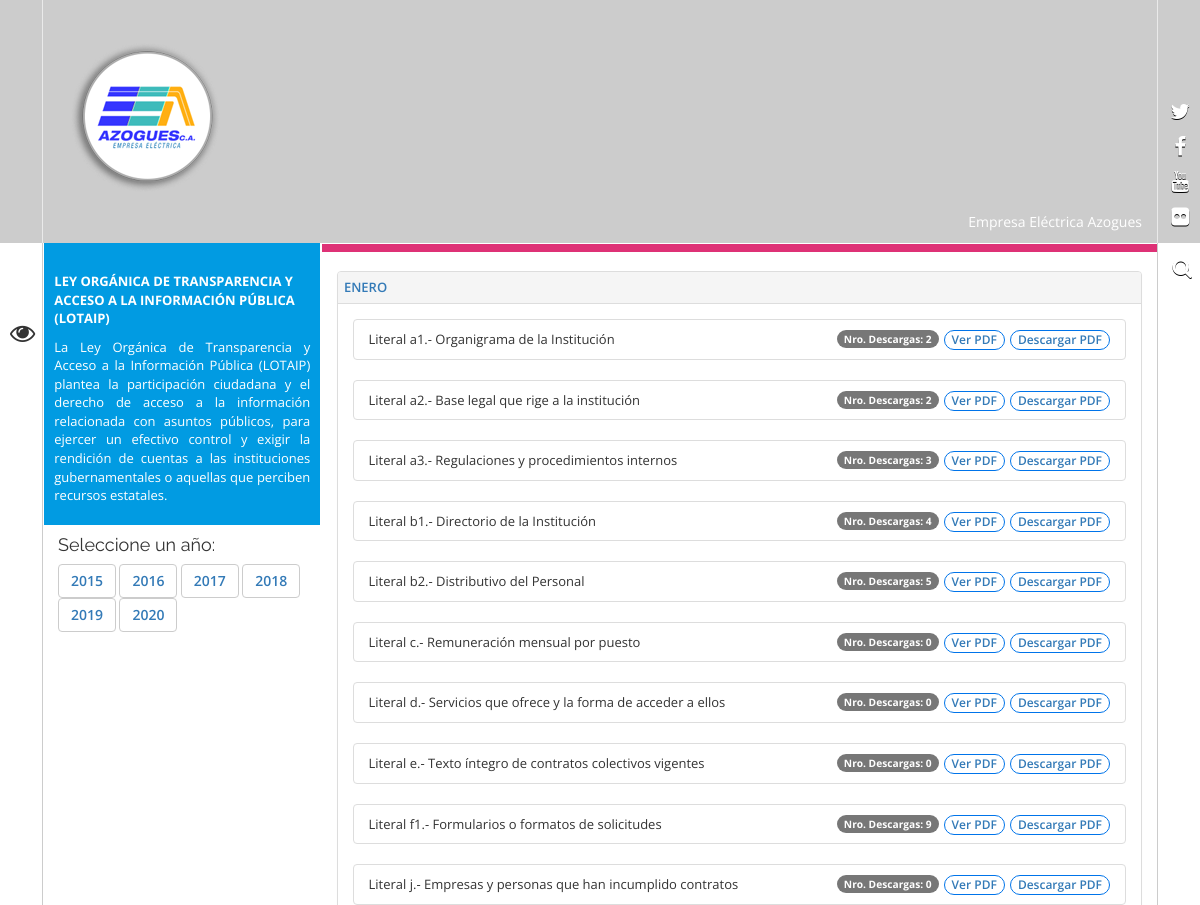
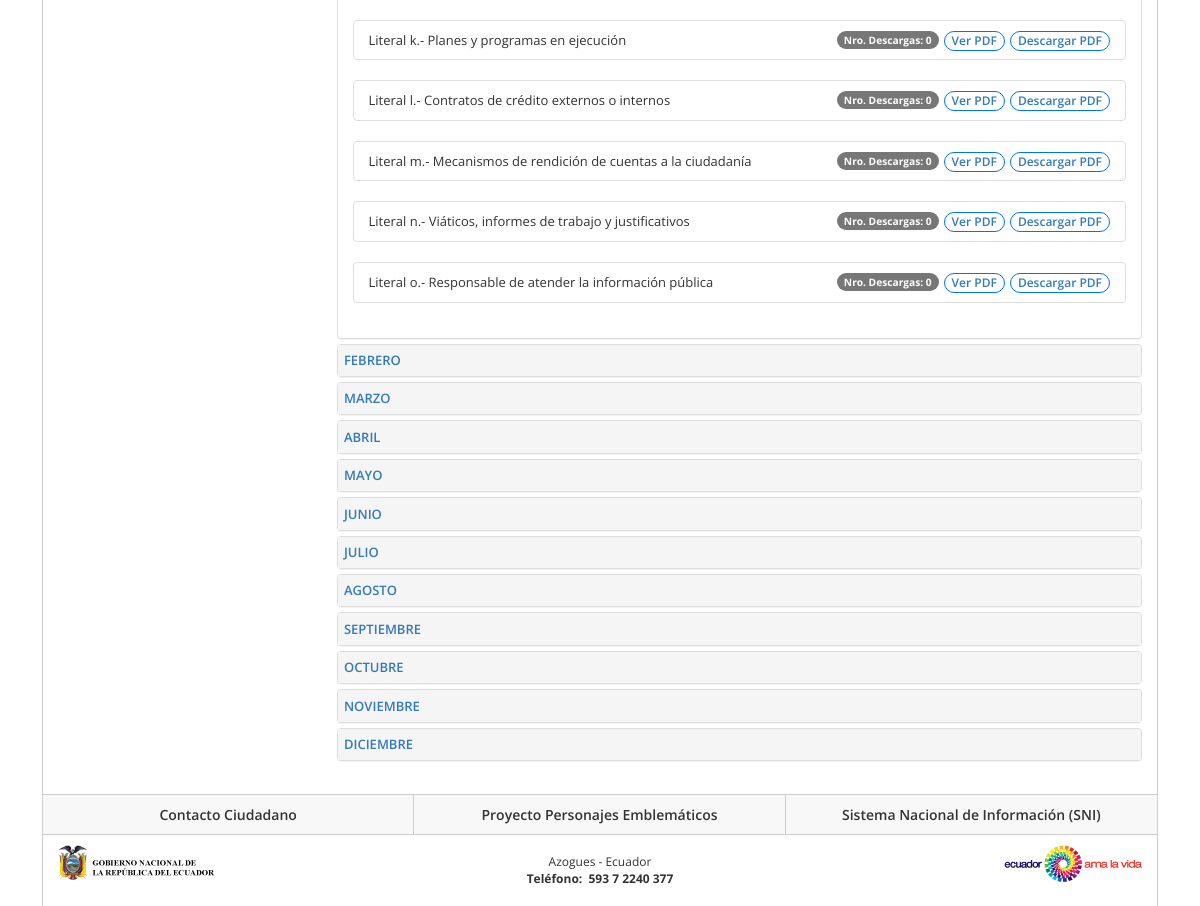
The app's page /transparencia_anio/1/ with its own data (2 pictures, top to bottom).
### appeea/models.py (models this page shows, shortened)
@python_2_unicode_compatible
class IndexGeneral(models.Model):
    id_indexgeneral = models.AutoField(primary_key=True)
    titulo = models.CharField(max_length=200)
    logo = models.ImageField(upload_to='logo')
    facebook = models.CharField(max_length=200)
    twitter = models.CharField(max_length=200)
    instagram = models.CharField(max_length=200)
    youtube = models.CharField(max_length=200)
    flikr = models.CharField(max_length=200)
    popup = models.ImageField(verbose_name="Suba la imagen del popup")
    popup_tiempo = models.IntegerField(verbose_name="Cerrar el popup despues de n segundos")
    popup_habilitar = models.BooleanField(verbose_name="Haga clic aquí para habilitar el popup")
    nombre_marcador = models.CharField(max_length=200, verbose_name="Nombre del marcador en el mapa")
    zoom = models.IntegerField(verbose_name="Zoom mapa")
    mapa = GeopositionField()
    piepagina = RichTextUploadingField(max_length=10000, verbose_name="Pie de página")
    class Meta:
        db_table = 'indexgeneral'
        verbose_name = 'Configuración básica del sitio'
        verbose_name_plural = 'Configuración básica del sitio'

@python_2_unicode_compatible
class Cabecera(models.Model):
    id_cabecera = models.AutoField(primary_key=True)
    paginas_select = (
        ('1', 'index'), ('2', 'institucion'), ('3', 'noticias'), ('4', 'transparencia'), ('5', 'noticia detalle'),
        ('6', 'detalle institución'))
    titulo = models.CharField(max_length=200)
    imagen = models.ImageField(upload_to='cabecera')
    referencia = models.CharField(max_length=150, choices=paginas_select)
    class Meta:
        db_table = 'cabecera'
        verbose_name = 'Cabecera'
        verbose_name_plural = 'Imagenes cabecera'

@python_2_unicode_compatible
class transparencia_ano(models.Model):
    id_transparenciaano = models.AutoField(primary_key=True)
    nombre_ano = models.CharField(max_length=50)
    contenido = RichTextUploadingField(max_length=3000)
    class Meta:
        db_table = 'transparencia_ano'
        verbose_name = 'Año de Transparencia'
        verbose_name_plural = 'Transparencia Lista de Años'

@python_2_unicode_compatible
class transparencia_mes(models.Model):
    id_transparenciames = models.AutoField(primary_key=True)
    nombre_mes = models.CharField(max_length=50)
    class Meta:
        db_table = 'transparencia_mes'
        verbose_name = 'Mes de Transparencia'
        verbose_name_plural = 'Transparencia Lista de Meses'

@python_2_unicode_compatible
class transparencia_documentos(models.Model):
    id_tags = models.AutoField(primary_key=True)
    nombre_documento = models.CharField(max_length=200)
    subir_documento = models.FileField(max_length=200)
    nro_descargas = models.IntegerField()
    id_transparenciaano = models.ForeignKey(transparencia_ano, models.DO_NOTHING, db_column='id_transparenciaano')
    id_transparenciames = models.ForeignKey(transparencia_mes, models.DO_NOTHING, db_column='id_transparenciames')
    class Meta:
        db_table = 'transparencia_documentos'
        verbose_name = 'Transparencia Documento'
        verbose_name_plural = 'Transparencia Documentos'

### appeea/views.py (the view)
# urls.py: path('transparencia_anio/<slug:ide>/', views.transparenciaanio, name='transparenciaanio'),
def transparenciaanio(request, ide):
    iservicios = IndexServicios.objects.filter(estado=True)
    suma = 0
    if request.method == "POST":
        ide = request.POST['ide']
        suma = transparencia_documentos.objects.get(pk=ide).nro_descargas + 1
        transparencia_documentos.objects.filter(pk=ide).update(nro_descargas=suma)
        url = request.POST['url']
    menus = Menu.objects.filter(habilitado=True)
    menu = ProcesosContratacionNivel1.objects.all()
    basic = IndexGeneral.objects.latest('id_indexgeneral')
    cabecera = get_or_none(Cabecera, referencia='4')
    documentos = defaultdict(list)
    anios = transparencia_ano.objects.all()
    for result in transparencia_documentos.objects.filter(id_transparenciaano=ide).values('pk',
                                                                                          'id_transparenciames__nombre_mes',
                                                                                          'nombre_documento',
                                                                                          'subir_documento',
                                                                                          'nro_descargas').order_by(
        'id_transparenciaano', 'nombre_documento'):
        documentos[result['id_transparenciames__nombre_mes']].append(
            {'nombre': result['nombre_documento'], 'documento': result['subir_documento'],
             'nro_descargas': result['nro_descargas'], 'pk': result['pk']})
    documentos = dict(documentos)
    ctx = {'iservicios': iservicios, 'menus': menus, 'menu': menu, 'basic': basic, 'cabecera': cabecera,
           'documentos': documentos, 'anios': anios}
    return render(request, 'transparencia_anio.html', ctx)

### appeea/views.py (called while the page is built)
def get_or_none(classmodel, **kwargs):
    try:
        return classmodel.objects.get(**kwargs)
    except classmodel.DoesNotExist:
        return None

### appeea/templates/transparencia_anio.html (shortened to what this page needs)
{% extends 'noticias.html' %}
{% load static %}
{% load cropping %}
{%block tituloCabecera%}
  <div class="leyenda-header hidden-xs clearfix">
    <div class="text-right">{{cabecera.titulo}}</div>
  </div>
{% endblock%}
{% block contenido %}
<div class="container-fluid">
	<div class="row">
		<div class="col-md-3">
			<div style="background-color: #019be2;margin-top: -2.5%; margin-left: -5.5%; margin-right: -5.5%; padding: 4%; color: white;">
				<br>
				<p><strong>LEY ORGÁNICA DE TRANSPARENCIA Y ACCESO A LA INFORMACIÓN PÚBLICA (LOTAIP)&nbsp;</strong></p>
				<p class="text-justify">La Ley Orgánica de Transparencia y Acceso a la Información Pública (LOTAIP) plantea la participación ciudadana y el derecho de acceso a la información relacionada con asuntos públicos, para ejercer un efectivo control y exigir la rendición de cuentas a las instituciones gubernamentales o aquellas que perciben recursos estatales.</p>
			</div>
			<h4>Seleccione un año:</h4>
			<ul class="list-unstyled">
			{% for c in anios %}
				<li class="btn btn-default">
					<a href="{% url 'transparenciaanio' c.pk %}">{{c.nombre_ano}}</a>
				</li>
			{% endfor %}
			</ul>
		</div>
		<div class="col-md-9 scroll altura color fucsia" style="border-top: 8px solid; border-color: #de3176; margin-top: -0.5%;">
			<br>
			<div class="panel-group" id="accordion" role="tablist" aria-multiselectable="true">
				{% for key, values in documentos.items %}
					<div class="panel panel-default">
						<div class="panel-heading" style="padding: 0.8%;" role="tab" id="heading{{forloop.counter0}}">
							<a class="collapsed" role="button" data-toggle="collapse" data-parent="#accordion" href="#collapse{{forloop.counter0}}" aria-expanded="{% if forloop.counter0 == 0%}true{%else%}false{%endif%}" aria-controls="collapse{{forloop.counter0}}">
								{{key}}
							</a>
						</div>
						<div id="collapse{{forloop.counter0}}" class="panel-collapse {% if forloop.counter0 == 0%}collapse in{%else%}collapse{%endif%}" role="tabpanel" aria-labelledby="heading{{forloop.counter0}}">
							<div class="panel-body">
								{% for c in values %}
									<ul class="list-group">
										<li class="list-group-item">
											<span class="badge" style="color: black; background: white; border: 1px solid; border-color: #0074EA;"><a href="/media/{{c.documento}}" download="{{c.documento}}" onclick="funPost({{c.pk}},{{c.nro_descargas}})">Descargar PDF</a></span>
											<span class="badge" style="color: black; background: white; border: 1px solid; border-color: #0074EA;"><a href="/media/{{c.documento}}" target="_blank">Ver PDF</a></span>
											{{c.nombre}}
											<span class="badge"><small id="doc{{c.pk}}">Nro. Descargas: {{c.nro_descargas}}</small></span>
										</li>
									</ul>
								{% endfor %}
							</div>
						</div>
					</div>
				{% endfor %}
			</div>
		</div>
	</div>
</div>
{% endblock %}

### appeea/templates/base.html (shortened to what this page needs)
{% load static %}
{% load cropping %}
<!DOCTYPE html>
<html lang="es">
<head>
    <link rel='stylesheet' href="https://cdn.jsdelivr.net/npm/@icon/dashicons@0.9.0-alpha.3/dashicons.css"
          type='text/css' media='all'/>
    <link rel='stylesheet' href="{% static 'wp-includes/css/extra.min.css' %}" type='text/css' media='all'/>
    <link rel='stylesheet' href="{% static 'wp-includes/css/site.min.css' %}" type='text/css' media='all'/>
    <link rel='stylesheet' href="{% static 'wp-includes/css/menu-image.css' %}" type='text/css' media='all'/>
    <link rel='stylesheet' href="{% static 'wp-includes/css/style.css' %}" type='text/css' media='all'/>
    <link rel='stylesheet' href="https://cdnjs.cloudflare.com/ajax/libs/font-awesome/4.3.0/css/font-awesome.min.css"
          type='text/css' media='all'/>
    <link href="{% static 'wp-content/themes/Sitio-31/css/bootstrap.min.css' %}" rel="stylesheet" type="text/css"/>
    <link href="{% static 'wp-content/themes/Sitio-31/css/font-awesome.min.css' %}" rel="stylesheet" type="text/css"/>
    <link href="{% static 'wp-content/themes/Sitio-31/css/logo.css' %}" rel="stylesheet" type="text/css"/>
    <link href="{% static 'wp-content/themes/Sitio-31/css/snap.css' %}" rel="stylesheet" type="text/css"/>
    <link href="{% static 'wp-content/themes/Sitio-31/css/orbit-1.2.3.css' %}" rel="stylesheet" type="text/css"/>
    <link href="{% static 'wp-content/themes/Sitio-31/css/sidebar.css' %}" rel="stylesheet" type="text/css"/>
    <link href="{% static 'wp-content/themes/Sitio-31/css/site.css' %}" rel="stylesheet" type="text/css"/>
    <link rel="stylesheet" type="text/css" media="all" href="{% static 'wp-content/themes/Sitio-31/style.css' %}"/>
</head>
<body>
<div id="content">
    <header id="head">
        <div class="inner">
            <div id="nomobile" class="container-fluid">
                <h1 id="logo">
                    <a href="{% url 'index' %}"><img src="{{ basic.logo.url }}" alt=""></a>
                </h1>
                {% block tituloCabecera %}{% endblock %}
                <div class="separator"></div>
                <div id="accesibilidad">
                    <div class="inner">
                        <ul>
                            <li><a href="{% url 'transparencia' %}" tabindex="3" data-toggle="tooltip"
                                   data-placement="right"><span class="fa fa-eye"><em>Transparencia</em></span></a></li>
                        </ul>
                    </div>
                </div>
                <div class="social">
                    <div class="inner">
                        <ul>
                            <li><a target="_blank" href="{{ basic.twitter }}" tabindex="5" data-toggle="tooltip"
                                   data-placement="left">
                                <span class="fa fa-twitter"><em>twitter</em></span>
                            </a></li>
                            <li><a target="_blank" href="{{ basic.facebook }}" tabindex="6" data-toggle="tooltip"
                                   data-placement="left">
                                <span class="fa fa-facebook-f"><em>facebook</em></span>
                            </a></li>
                            <li><a target="_blank" href="{{ basic.youtube }}" tabindex="7" data-toggle="tooltip"
                                   data-placement="left">
                                <span class="fa fa-youtube"><em>youtube</em></span>
                            </a></li>
                            <li><a target="_blank" href="{{ basic.flickr }}" tabindex="8" data-toggle="tooltip"
                                   data-placement="left">
                                <span class="fa fa-flickr"><em>flickr</em></span>
                            </a></li>
                        </ul>
                    </div>
                </div>
                <div id="block-search-form" class="clearfix">
                    <div class="form-actions">
                        <a href="#search" tabindex="9"><span class="fa fa-search"><em>buscar</em></span></a>
                    </div>
                </div>
            </div>
        </div>
    </header>
    <div id="main" class="ep">
        {% block contenido %}
        {% endblock %}
    </div>
    <footer id="footer-bot">
        <div class="container-fluid">
            <div class="top">
                <div class="row no-gutter">
                    <div class="col-md-4 col-sm-4 col-xs-12"><a target="_blank"
                                                                href="https://aplicaciones.administracionpublica.gob.ec/"
                                                                style="height: 39px;">Contacto Ciudadano</a></div>
                    <div class="col-md-4 col-sm-4 col-xs-12"><a target="_blank"
                                                                href="http://www.presidencia.gob.ec/personajes-emblematicos/"
                                                                style="height: 39px;">Proyecto Personajes
                        Emblemáticos</a></div>
                    <div class="col-md-4 col-sm-4 col-xs-12"><a target="_blank" href="http://sni.gob.ec/inicio"
                                                                style="height: 39px;">Sistema Nacional de Información
                        (SNI)</a></div>
                </div>
            </div>
            <div class="content">
                <div class="row">
                    <div class="col-md-4 col-sm-4 col-xs-12">
                        <img title="EEA &#8211; Empresa Eléctrica Regional de Azogues"
                             alt="EEA &#8211; Empresa Empresa Eléctrica Regional de Azogues"
                             src="{% static 'wp-content/themes/Sitio-31/images/logo_presidencia.png' %}"
                             longdesc="longdesc/logdesc.html">
                    </div>
                    <div class="col-md-4 col-sm-4 col-xs-12 text">
                        {{ basic.piepagina|safe }}
                    </div>
                    <div class="col-md-4 col-sm-4 col-xs-12">
                        <img title="Ecuador Ama la Vida" alt="Ecuador Ama la Vida"
                             src="{% static 'wp-content/themes/Sitio-31/images/ecuadoramalavida_logo.png' %}"
                             width="138" height="37" longdesc="longdesc/logdesc.html">
                    </div>
                </div>
            </div>
        </div>
    </footer>
</div>
</body>
</html>

### records on screen
IndexGeneral: logo (picture), piepagina "Azogues - Ecuador Teléfono: 593 7 2240 377"
Cabecera: titulo "Empresa Eléctrica Azogues"
transparencia_ano: nombre_ano "2015"
transparencia_ano: nombre_ano "2016"
transparencia_ano: nombre_ano "2017"
transparencia_ano: nombre_ano "2018"
transparencia_ano: nombre_ano "2019"
transparencia_ano: nombre_ano "2020"
transparencia_mes: nombre_mes "ENERO", nro_descargas "2" "2" "3" "4" "5" "0" "0" "0" "9" "0" "0" "0" "0" "0" "0"
transparencia_documentos: nombre "Literal a1.- Organigrama de la Institución"
transparencia_documentos: nombre "Literal a2.- Base legal que rige a la institución"
transparencia_documentos: nombre "Literal a3.- Regulaciones y procedimientos internos"
transparencia_documentos: nombre "Literal b1.- Directorio de la Institución"
transparencia_documentos: nombre "Literal b2.- Distributivo del Personal"
transparencia_documentos: nombre "Literal c.- Remuneración mensual por puesto"
transparencia_documentos: nombre "Literal d.- Servicios que ofrece y la forma de acceder a ellos"
transparencia_documentos: nombre "Literal e.- Texto íntegro de contratos colectivos vigentes"
transparencia_documentos: nombre "Literal f1.- Formularios o formatos de solicitudes"
transparencia_documentos: nombre "Literal j.- Empresas y personas que han incumplido contratos"
transparencia_documentos: nombre "Literal k.- Planes y programas en ejecución"
transparencia_documentos: nombre "Literal l.- Contratos de crédito externos o internos"
transparencia_documentos: nombre "Literal m.- Mecanismos de rendición de cuentas a la ciudadanía"
transparencia_documentos: nombre "Literal n.- Viáticos, informes de trabajo y justificativos"
transparencia_documentos: nombre "Literal o.- Responsable de atender la información pública"
transparencia_mes: nombre_mes "FEBRERO"
transparencia_mes: nombre_mes "MARZO"
transparencia_mes: nombre_mes "ABRIL"
transparencia_mes: nombre_mes "MAYO"
transparencia_mes: nombre_mes "JUNIO"
transparencia_mes: nombre_mes "JULIO"
transparencia_mes: nombre_mes "AGOSTO"
transparencia_mes: nombre_mes "SEPTIEMBRE"
transparencia_mes: nombre_mes "OCTUBRE"
transparencia_mes: nombre_mes "NOVIEMBRE"
transparencia_mes: nombre_mes "DICIEMBRE"
